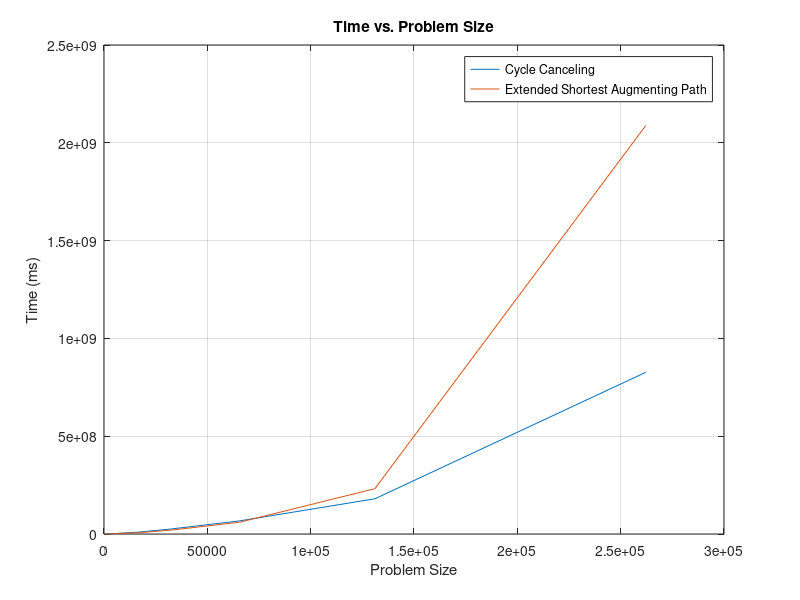
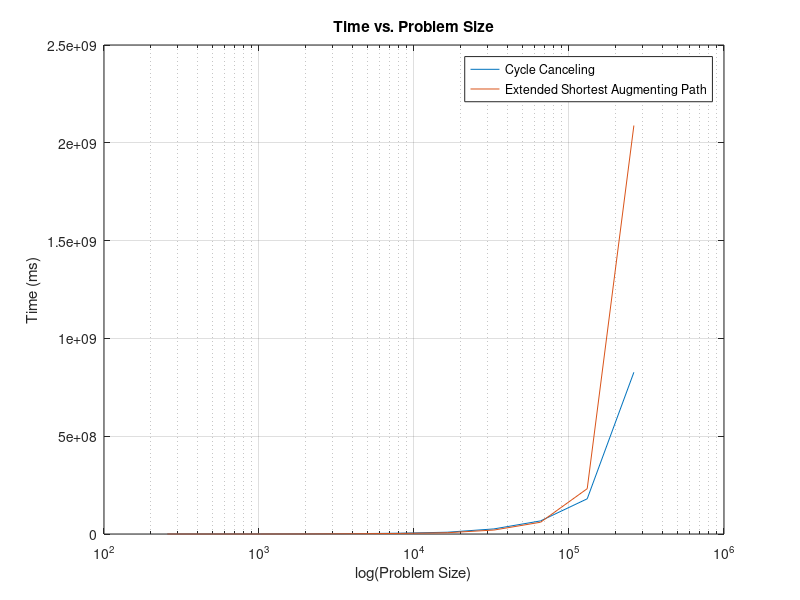
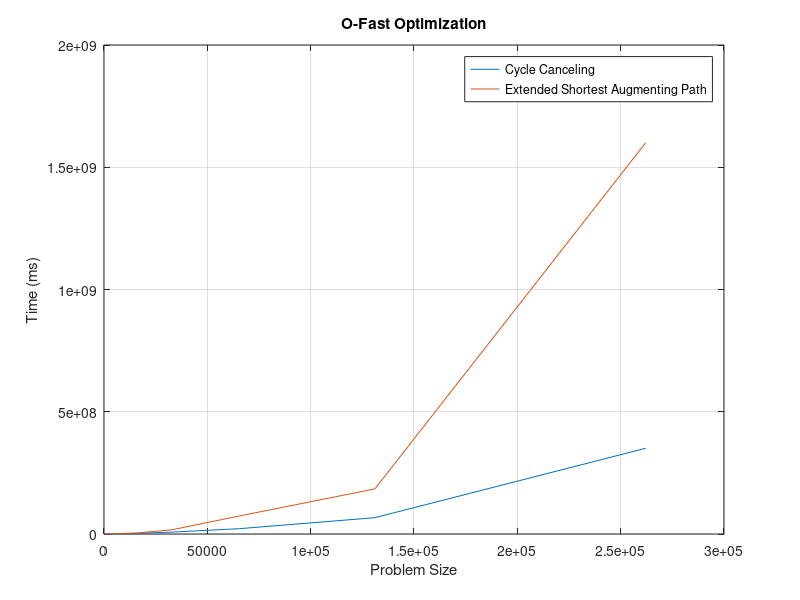
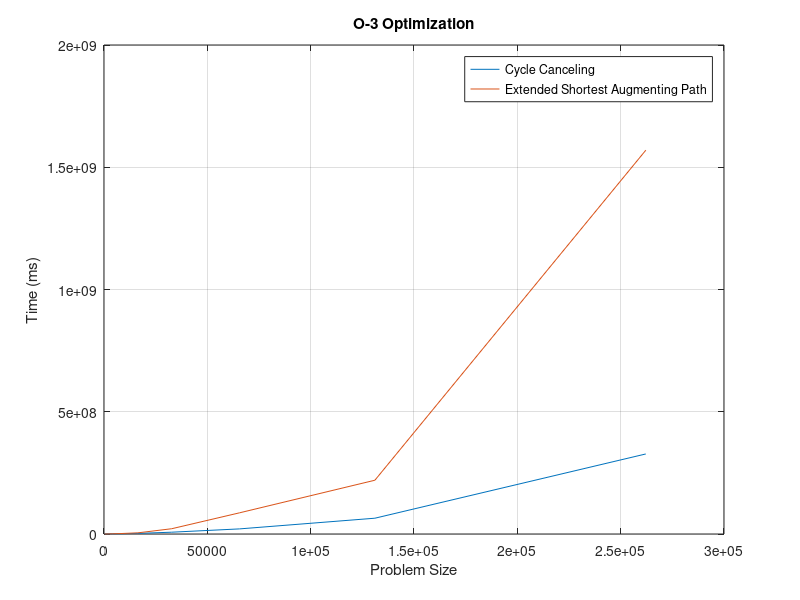

These charts were generated, in order, by the following MATLAB code:
clear all, close all, clc
format long eng
num_samples = 5;

%%
%{
    Theoretical Timing
%}
m = [256, 512, 1024, 2048, 4096, 8192, 16384, 32768, 65536, 131072, 262144];
n = [1024, 2048, 4096, 8192, 16384, 32768, 65536, 131072, 262144, 524288, 1048576];
U = 10;
C = 100;
MaxFlow = [100, 200, 300, 400, 500, 600, 700, 800, 900, 1000, 2000];
alg_1_theoretical = zeros(length(m), 1);
alg_2_theoretical = zeros(length(m), 1);
for i = 1:length(m)
	alg_1_theoretical(i) = m(i)^2 * n(i) * U * C;
	alg_2_theoretical(i) = m(i) * n(i) * MaxFlow(i);
end
%%

alg_1_noOptimization = [[256,1024,56285,43];[256,1024,11281,31];[256,1024,17966,35];[256,1024,17426,29];[256,1024,8768,26];[512,2048,248383,146];[512,2048,75385,116];[512,2048,17226,68];[512,2048,137308,114];[512,2048,47571,93];[1024,4096,177410,300];[1024,4096,78745,191];[1024,4096,260354,315];[1024,4096,194324,281];[1024,4096,52631,192];[2048,8192,42087,452];[2048,8192,791493,1043];[2048,8192,839115,1091];[2048,8192,288943,870];[2048,8192,268470,565];[4096,16384,1523828,2037];[4096,16384,652237,2271];[4096,16384,1081065,2292];[4096,16384,364661,1639];[4096,16384,1822,384];[8192,32768,669695,4326];[8192,32768,212244,3185];[8192,32768,1263716,4742];[8192,32768,538260,4376];[8192,32768,630552,4318];[16384,65536,1015558,11535];[16384,65536,968397,8545];[16384,65536,800764,11406];[16384,65536,9209,2490];[16384,65536,769518,11560];[32768,131072,47249,14374];[32768,131072,1077713,30284];[32768,131072,2965992,34128];[32768,131072,1557301,32327];[32768,131072,549368,18916];[65536,262144,412117,62114];[65536,262144,1437544,71034];[65536,262144,1144968,53541];[65536,262144,2356955,83662];[65536,262144,1327353,64600];[131072,524288,1760186,210254];[131072,524288,2849928,213252];[131072,524288,643173,132784];[131072,524288,1739206,137334];[131072,524288,1383905,206129];[262144,1048576,12797633,941430];[262144,1048576,7720105,904840];[262144,1048576,6062946,915442];[262144,1048576,5175257,675437];[262144,1048576,10735360,696506]];
alg_1_noOptimization_ave = zeros(length(alg_1_noOptimization)/num_samples, 1);
for i = 1:length(alg_1_noOptimization)/num_samples
	% Converting from milliseconds to seconds
    alg_1_noOptimization_ave(i) = mean(alg_1_noOptimization((i-1)*num_samples+1:i*num_samples, 4)) * 1000;
end


alg_1_Ofast = [[256,1024,56285,7];[256,1024,11281,5];[256,1024,17966,6];[256,1024,17426,4];[256,1024,8768,4];[512,2048,248383,24];[512,2048,75385,20];[512,2048,17226,12];[512,2048,137308,19];[512,2048,47571,17];[1024,4096,177410,52];[1024,4096,78745,36];[1024,4096,260354,54];[1024,4096,194324,53];[1024,4096,52631,38];[2048,8192,42087,97];[2048,8192,791493,196];[2048,8192,839115,215];[2048,8192,288943,174];[2048,8192,268470,122];[4096,16384,1523828,447];[4096,16384,652237,523];[4096,16384,1081065,529];[4096,16384,364661,391];[4096,16384,1822,92];[8192,32768,669695,1183];[8192,32768,212244,878];[8192,32768,1263716,1238];[8192,32768,538260,1176];[8192,32768,630552,1175];[16384,65536,1015558,3203];[16384,65536,968397,2268];[16384,65536,800764,3313];[16384,65536,9209,765];[16384,65536,769518,3315];[32768,131072,47249,4494];[32768,131072,1077713,9127];[32768,131072,2965992,9750];[32768,131072,1557301,9423];[32768,131072,549368,5953];[65536,262144,412117,20323];[65536,262144,1437544,22523];[65536,262144,1144968,17404];[65536,262144,2356955,27534];[65536,262144,1327353,21019];[131072,524288,1760186,77982];[131072,524288,2849928,77091];[131072,524288,643173,50472];[131072,524288,1739206,51698];[131072,524288,1383905,76718];[262144,1048576,12797633,381662];[262144,1048576,7720105,369615];[262144,1048576,6062946,369183];[262144,1048576,5175257,307099];[262144,1048576,10735360,325940]];
alg_1_Ofast_ave = zeros(length(alg_1_Ofast)/num_samples, 1);
for i = 1:length(alg_1_Ofast)/num_samples
    alg_1_Ofast_ave(i) = mean(alg_1_Ofast((i-1)*num_samples+1:i*num_samples, 4)) * 1000;
end


alg_1_O3 = [[256,1024,56285,6];[256,1024,11281,5];[256,1024,17966,5];[256,1024,17426,4];[256,1024,8768,4];[512,2048,248383,23];[512,2048,75385,19];[512,2048,17226,12];[512,2048,137308,18];[512,2048,47571,16];[1024,4096,177410,50];[1024,4096,78745,35];[1024,4096,260354,52];[1024,4096,194324,52];[1024,4096,52631,37];[2048,8192,42087,92];[2048,8192,791493,187];[2048,8192,839115,206];[2048,8192,288943,168];[2048,8192,268470,117];[4096,16384,1523828,427];[4096,16384,652237,497];[4096,16384,1081065,500];[4096,16384,364661,373];[4096,16384,1822,87];[8192,32768,669695,1119];[8192,32768,212244,834];[8192,32768,1263716,1170];[8192,32768,538260,1111];[8192,32768,630552,1117];[16384,65536,1015558,3158];[16384,65536,968397,2411];[16384,65536,800764,3146];[16384,65536,9209,723];[16384,65536,769518,3158];[32768,131072,47249,4272];[32768,131072,1077713,8724];[32768,131072,2965992,9303];[32768,131072,1557301,8977];[32768,131072,549368,5685];[65536,262144,412117,19443];[65536,262144,1437544,21693];[65536,262144,1144968,16933];[65536,262144,2356955,26287];[65536,262144,1327353,19982];[131072,524288,1760186,75627];[131072,524288,2849928,74526];[131072,524288,643173,48627];[131072,524288,1739206,50075];[131072,524288,1383905,74179];[262144,1048576,12797633,368961];[262144,1048576,7720105,359624];[262144,1048576,6062946,360067];[262144,1048576,5175257,270230];[262144,1048576,10735360,277843]];
alg_1_O3_ave = zeros(length(alg_1_O3)/num_samples, 1);
for i = 1:length(alg_1_O3)/num_samples
    alg_1_O3_ave(i) = mean(alg_1_O3((i-1)*num_samples+1:i*num_samples, 4)) * 1000;
end


alg_2_noOptimization = [[256,1024,56285,5];[256,1024,11281,1];[256,1024,17966,1];[256,1024,17426,1];[256,1024,8768,0];[512,2048,248383,42];[512,2048,75385,13];[512,2048,17226,3];[512,2048,137308,24];[512,2048,47571,14];[1024,4096,177410,79];[1024,4096,78745,48];[1024,4096,260354,102];[1024,4096,194324,91];[1024,4096,52631,24];[2048,8192,42087,62];[2048,8192,791493,633];[2048,8192,839115,623];[2048,8192,288943,304];[2048,8192,268470,294];[4096,16384,1523828,2333];[4096,16384,652237,1379];[4096,16384,1081065,2042];[4096,16384,364661,1062];[4096,16384,1822,8];[8192,32768,669695,2837];[8192,32768,212244,1344];[8192,32768,1263716,4616];[8192,32768,538260,2804];[8192,32768,630552,3031];[16384,65536,1015558,8303];[16384,65536,968397,8381];[16384,65536,800764,7993];[16384,65536,9209,100];[16384,65536,769518,7753];[32768,131072,47249,1765];[32768,131072,1077713,21426];[32768,131072,2965992,40564];[32768,131072,1557301,24889];[32768,131072,549368,12288];[65536,262144,412117,31206];[65536,262144,1437544,61532];[65536,262144,1144968,58455];[65536,262144,2356955,86570];[65536,262144,1327353,63004];[131072,524288,1760186,257126];[131072,524288,2849928,316837];[131072,524288,643173,113504];[131072,524288,1739206,244602];[131072,524288,1383905,226238];[262144,1048576,12797633,2524814];[262144,1048576,7720105,1911320];[262144,1048576,6062946,1754705];[262144,1048576,5175257,1709149];[262144,1048576,10735360,2541797]];
alg_2_noOptimization_ave = zeros(length(alg_2_noOptimization)/num_samples, 1);
for i = 1:length(alg_2_noOptimization)/num_samples
    alg_2_noOptimization_ave(i) = mean(alg_2_noOptimization((i-1)*num_samples+1:i*num_samples, 4)) * 1000;
end


alg_2_O3 = [[256,1024,56285,2];[256,1024,11281,0];[256,1024,17966,0];[256,1024,17426,0];[256,1024,8768,0];[512,2048,248383,20];[512,2048,75385,6];[512,2048,17226,1];[512,2048,137308,12];[512,2048,47571,6];[1024,4096,177410,39];[1024,4096,78745,24];[1024,4096,260354,51];[1024,4096,194324,45];[1024,4096,52631,12];[2048,8192,42087,35];[2048,8192,791493,352];[2048,8192,839115,358];[2048,8192,288943,172];[2048,8192,268470,164];[4096,16384,1523828,1435];[4096,16384,652237,854];[4096,16384,1081065,1232];[4096,16384,364661,643];[4096,16384,1822,5];[8192,32768,669695,1823];[8192,32768,212244,919];[8192,32768,1263716,3063];[8192,32768,538260,1796];[8192,32768,630552,1959];[16384,65536,1015558,6023];[16384,65536,968397,6082];[16384,65536,800764,5845];[16384,65536,9209,68];[16384,65536,769518,5604];[32768,131072,47249,1744];[32768,131072,1077713,23359];[32768,131072,2965992,42511];[32768,131072,1557301,27372];[32768,131072,549368,12999];[65536,262144,412117,44058];[65536,262144,1437544,88122];[65536,262144,1144968,81143];[65536,262144,2356955,127642];[65536,262144,1327353,91760];[131072,524288,1760186,205869];[131072,524288,2849928,306028];[131072,524288,643173,114341];[131072,524288,1739206,245006];[131072,524288,1383905,228406];[262144,1048576,12797633,2051841];[262144,1048576,7720105,1429357];[262144,1048576,6062946,1303354];[262144,1048576,5175257,1201190];[262144,1048576,10735360,1861922]];
alg_2_O3_ave = zeros(length(alg_2_O3)/num_samples, 1);
for i = 1:length(alg_2_O3)/num_samples
    alg_2_O3_ave(i) = mean(alg_2_O3((i-1)*num_samples+1:i*num_samples, 4)) * 1000;
end


alg_2_Ofast = [[256,1024,56285,2];[256,1024,11281,0];[256,1024,17966,0];[256,1024,17426,0];[256,1024,8768,0];[512,2048,248383,21];[512,2048,75385,6];[512,2048,17226,1];[512,2048,137308,12];[512,2048,47571,7];[1024,4096,177410,40];[1024,4096,78745,24];[1024,4096,260354,53];[1024,4096,194324,44];[1024,4096,52631,12];[2048,8192,42087,35];[2048,8192,791493,350];[2048,8192,839115,353];[2048,8192,288943,175];[2048,8192,268470,168];[4096,16384,1523828,1447];[4096,16384,652237,858];[4096,16384,1081065,1255];[4096,16384,364661,650];[4096,16384,1822,5];[8192,32768,669695,1841];[8192,32768,212244,937];[8192,32768,1263716,3082];[8192,32768,538260,1809];[8192,32768,630552,1974];[16384,65536,1015558,5762];[16384,65536,968397,5846];[16384,65536,800764,5579];[16384,65536,9209,66];[16384,65536,769518,5389];[32768,131072,47249,1348];[32768,131072,1077713,18303];[32768,131072,2965992,34749];[32768,131072,1557301,20701];[32768,131072,549368,9913];[65536,262144,412117,38030];[65536,262144,1437544,75992];[65536,262144,1144968,70731];[65536,262144,2356955,106906];[65536,262144,1327353,77384];[131072,524288,1760186,213455];[131072,524288,2849928,248679];[131072,524288,643173,89551];[131072,524288,1739206,190454];[131072,524288,1383905,179928];[262144,1048576,12797633,1914527];[262144,1048576,7720105,1417036];[262144,1048576,6062946,1317888];[262144,1048576,5175257,1351420];[262144,1048576,10735360,2002754]];
alg_2_Ofast_ave = zeros(length(alg_2_Ofast)/num_samples, 1);
for i = 1:length(alg_2_Ofast)/num_samples
    alg_2_Ofast_ave(i) = mean(alg_2_Ofast((i-1)*num_samples+1:i*num_samples, 4)) * 1000;
end



x = alg_1_noOptimization(1:num_samples:length(alg_1_noOptimization), 1);
figure(1)
plot(x, alg_1_noOptimization_ave)
xlabel('Problem Size')
ylabel('Time (ms)')
title('Time vs. Problem Size')
hold on
plot(x, alg_2_noOptimization_ave)
legend('Cycle Canceling', 'Extended Shortest Augmenting Path')
grid on
%%
figure(2)
semilogx(x, alg_1_noOptimization_ave)
xlabel('log(Problem Size)')
ylabel('Time (ms)')
title('Time vs. Problem Size')
hold on
semilogx(x, alg_2_noOptimization_ave)
legend('Cycle Canceling', 'Extended Shortest Augmenting Path')
grid on
%%
figure(3)
plot(x, alg_1_Ofast_ave)
xlabel('Problem Size')
ylabel('Time (ms)')
title('O-Fast Optimization')
hold on
plot(x, alg_2_Ofast_ave)
legend('Cycle Canceling', 'Extended Shortest Augmenting Path')
grid on
%%
figure(4)
plot(x, alg_1_O3_ave)
xlabel('Problem Size')
ylabel('Time (ms)')
title('O-3 Optimization')
hold on
plot(x, alg_2_O3_ave)
legend('Cycle Canceling', 'Extended Shortest Augmenting Path')
grid on